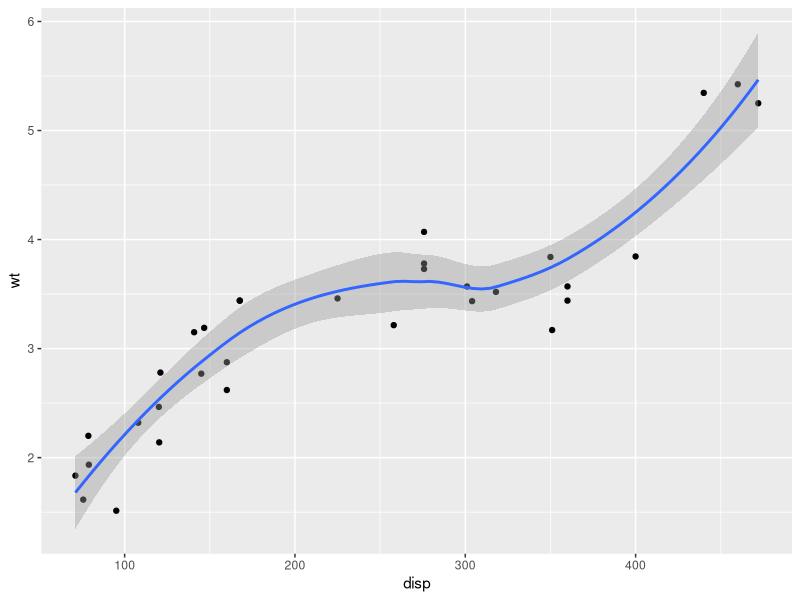
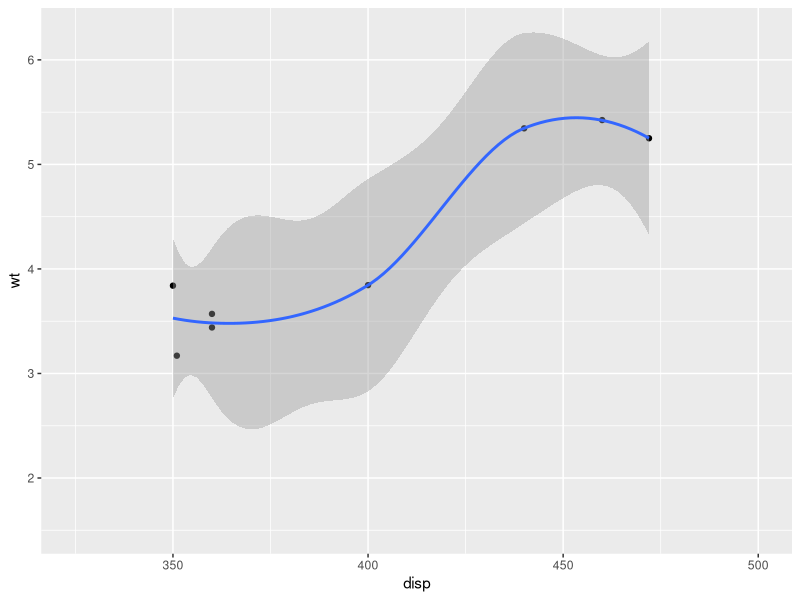
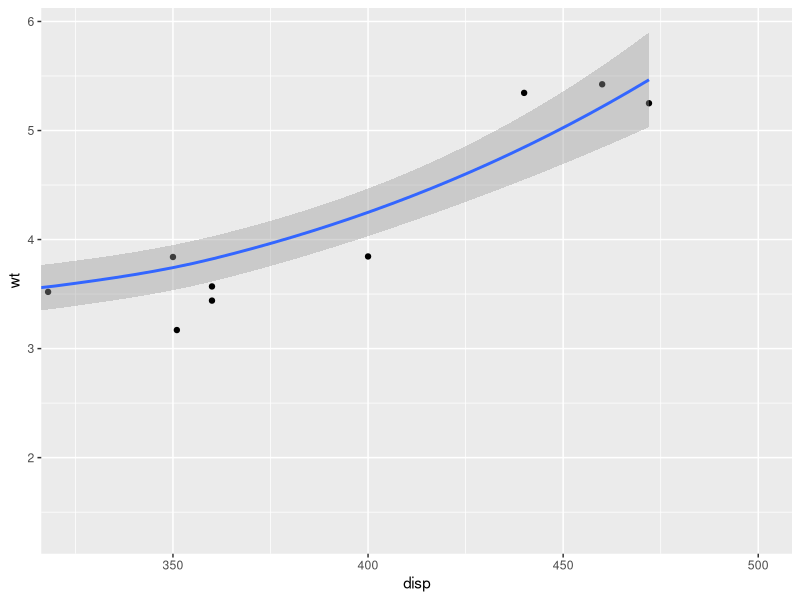
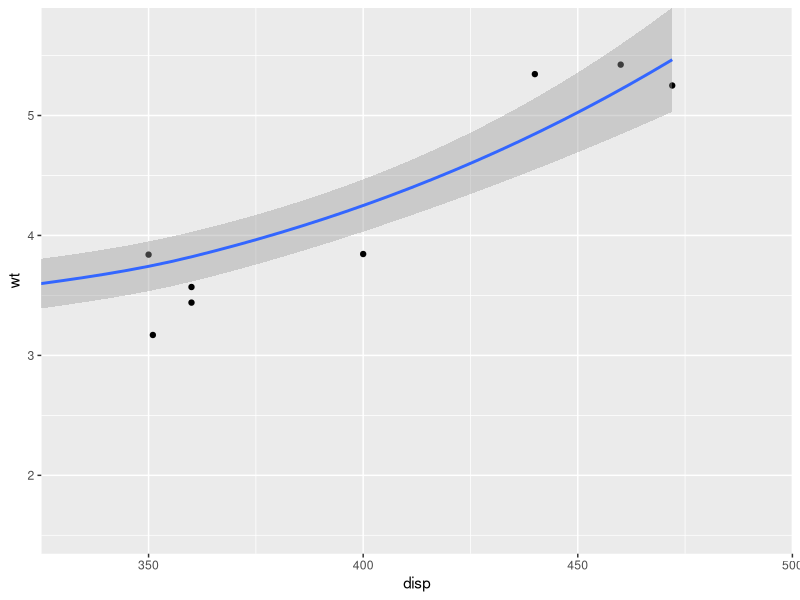
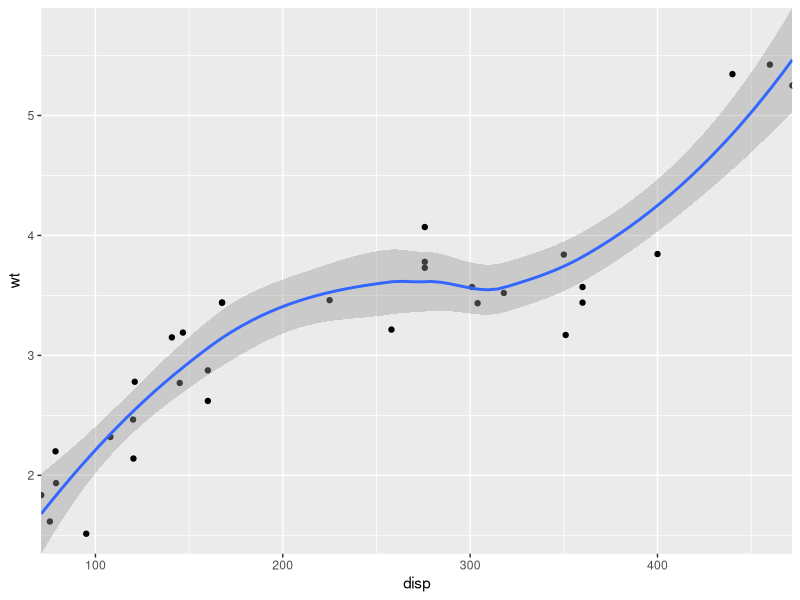
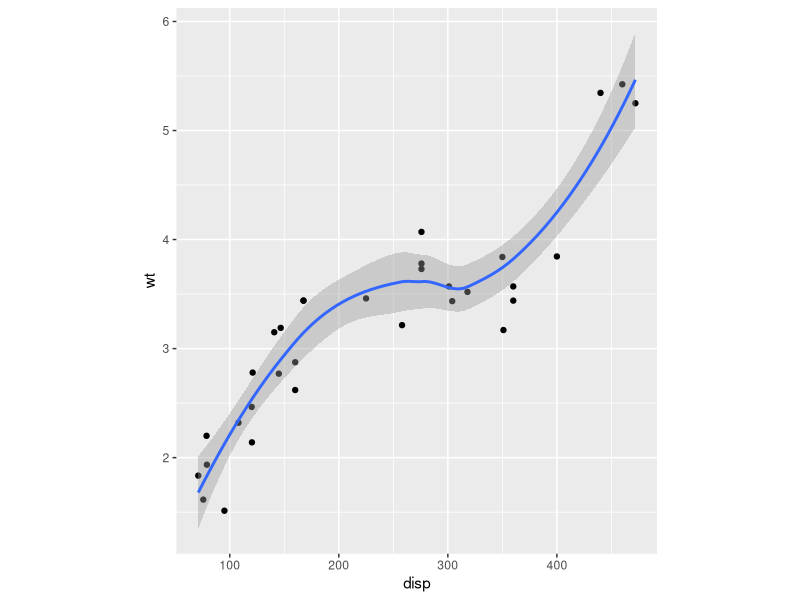
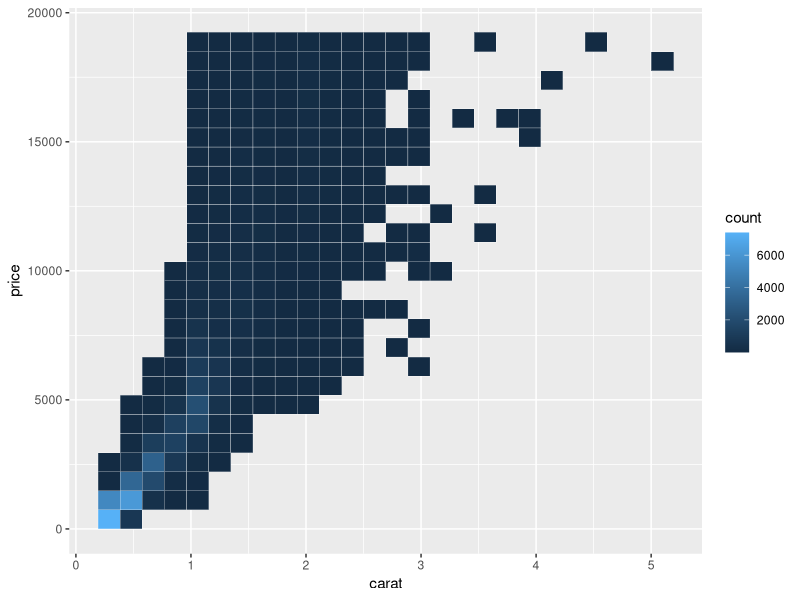
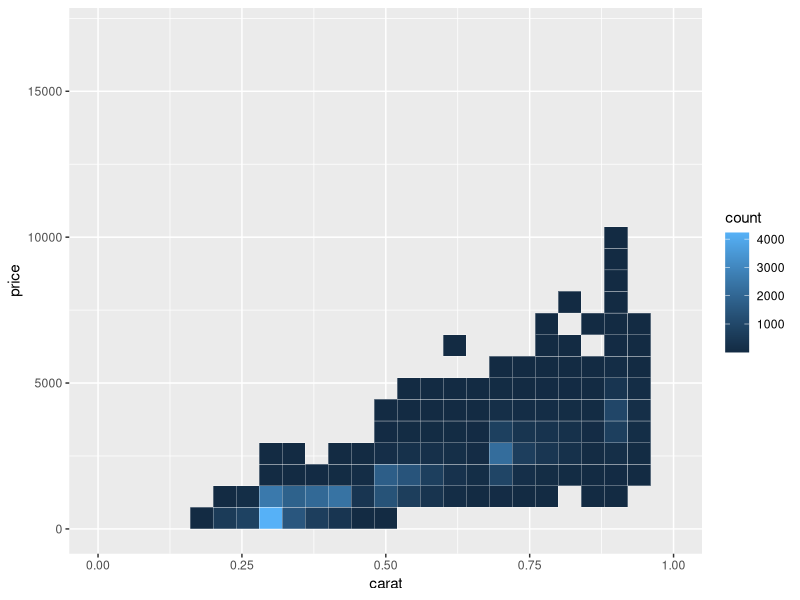

Here is the R script that generated these plots, in order:
## ---- chunk 1
knitr::opts_chunk$set(echo = TRUE)
## ---- chunk 2
update.packages(ask = FALSE, checkBuilt = TRUE)
## ---- chunk 3

library(tidyverse)
## ---- chunk 4
# There are two ways of zooming the plot display: with scales or
# with coordinate systems.  They work in two rather different ways.

p <- ggplot(mtcars, aes(disp, wt)) +
  geom_point() +
  geom_smooth()
p
## ---- chunk 5
# Setting the limits on a scale converts all values outside the range to NA.
p + scale_x_continuous(limits = c(325, 500))
## ---- chunk 6


# Setting the limits on the coordinate system performs a visual zoom.
# The data is unchanged, and we just view a small portion of the original
# plot. Note how smooth continues past the points visible on this plot.
p + coord_cartesian(xlim = c(325, 500))
## ---- chunk 7

# By default, the same expansion factor is applied as when setting scale
# limits. You can set the limits precisely by setting expand = FALSE
p + coord_cartesian(xlim = c(325, 500), expand = FALSE)
## ---- chunk 8

# Similarly, we can use expand = FALSE to turn off expansion with the
# default limits
p + coord_cartesian(expand = FALSE)
## ---- chunk 9
# Using a fixed ratio: 1 y-axis unit is 100 x-axis units
# Plot window can be resized and aspect ratio will be maintained
# Fix aspect ratio: 1 y-axis unit = 100 x-axis units
p + coord_fixed(ratio = 100)
## ---- chunk 10

# You can see the same thing with this 2d histogram
d <- ggplot(diamonds, aes(carat, price)) +
  stat_bin_2d(bins = 25, colour = "white")
d
## ---- chunk 11
# When zooming the scale, the we get 25 new bins that are the same
# size on the plot, but represent smaller regions of the data space
d + scale_x_continuous(limits = c(0, 1))
## ---- chunk 12
# When zooming the coordinate system, we see a subset of original 50 bins,
# displayed bigger
d + coord_cartesian(xlim = c(0, 1))


